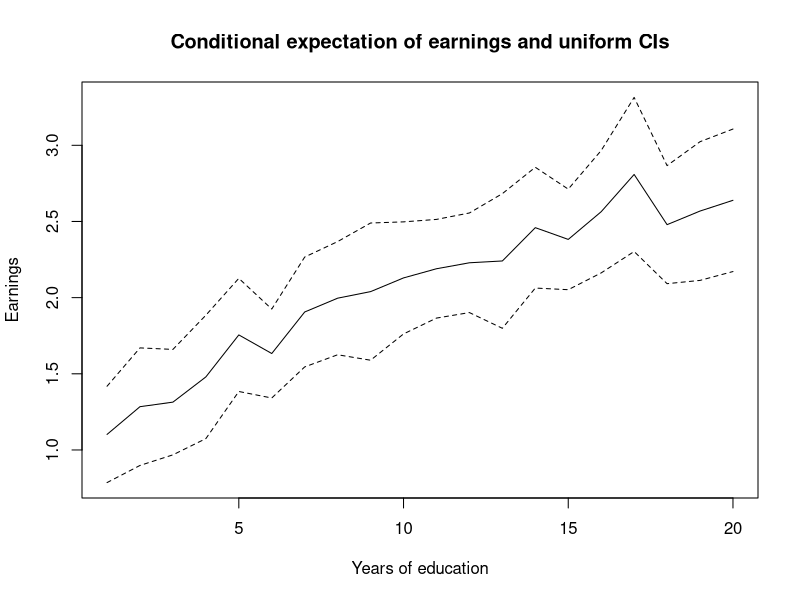

The R script that drew this image:
## ---- chunk 1
knitr::opts_chunk$set(echo = TRUE)
rm(list=ls())
## ---- chunk 2
#Package to use parallel computing inside the estimate_effect function: 
#the way I did will work in Unix (it won't parallelize in Windows)
library(parallel)

#Function to compute the Bounds under MTR and MTS of Manski and Pepper (2000). Takes as arguments:
# Treatment vec: a N x 1 vector with the treatment assigned to each unit in the sample:
# Values vec: a N x 1 vector with the outcome for each unit in the sample:
# Support treatment: the support of the treatment. Should be ordered in the direction the assumptions hold.
# Weight: weights for computing expectations. If NULL, all observations have equal weight.
# Obs: these functions do NOT accept missing. Discard missing before using
# Obs 2: function will return the upper bounds for an increase from support_treatment[j] to support_treatment[j+1],
# for j = 1,2 \ldots length(support_treatment)
estimate_effect <- function(treatment_vec, values_vec , support_treatment, weights = NULL)
{
  if(is.null(weights))
    weights = rep(1, length(treatment_vec))
  
  indices_treatment_vec = match(treatment_vec, support_treatment)
  
  results =mclapply(1:(length(support_treatment)-1), function(j){
    s = support_treatment[j]
    t = support_treatment[j+1]
    
    #Computing terms for the bound
    terms = sapply(1:(length(support_treatment)), function(j_prime){
      s_prime = j_prime
      
      keep_calc = indices_treatment_vec==j_prime
      
      cond_exp = sum(values_vec[keep_calc]*weights[keep_calc])/sum(weights[keep_calc])
      
      if((j_prime > j+1)|(j_prime<j))
      {
        prop = sum(weights[keep_calc])/sum(weights)
        
        value = (prop*cond_exp)*(1*(j_prime > j+1) -1*(j_prime < j))
      } else if(j_prime == j)
      {
        
        prop = sum(weights[indices_treatment_vec>=j_prime])/sum(weights)
        value = -prop*cond_exp
        
      } else if(j_prime == j+1)
      {
        prop = sum(weights[indices_treatment_vec<=j_prime])/sum(weights)
        value = prop*cond_exp
      }
      
      return(value)
    })
    #print(j)
    #print(terms)
    
    #Upper bound is sum of terms
    upper_bound =  sum(terms,na.rm = T)
    return(upper_bound)
    
  })
  results = do.call(c, results)
  return(results)
}
## ---- chunk 3
#Fake data: Effect of years of schooling on wages
set.seed(1234)

years_of_schooling = 1:20

#Sample size
N = 10000

#Creating data on years of schooling
data = data.frame("schooling" = sample(years_of_schooling, N, replace =T))
#Each person has weight 1
data$weight = 1

#Let's pretend data was sampled from Nfirms firms.
Nfirms = 200

firm_dataset = data.frame("firm_id" = 1:Nfirms)
firm_index = sample(firm_dataset$firm_id, N, replace = T)

data$firm_id = firm_index 
data$firm_weight = 1

#Now let's create the outcome. We will include a firm effect additively in the outcome

#Firm shock
firm_dataset$firm_shock = rchisq(Nfirms,1)

#Chi-squared firm shock
data_with_shock = merge(data,firm_dataset, by="firm_id", all.x = T, all.y = F)

data_with_shock$wage = sin(data_with_shock$schooling*0.5*pi/(max(years_of_schooling)))*exp(rnorm(N)) +
  data_with_shock$firm_shock

data = data_with_shock
data = data[,!colnames(data)%in%"firm_shock"]

#Let's introduce some missing data in the outcome (at random) just to showcase how the function works
data$wage[sample(N, 10, replace = F)] = NA

#Point estimate
point.est =  estimate_effect(data$schooling[!is.na(data$wage)],
                             data$wage[!is.na(data$wage)],
                             years_of_schooling,  weights = data$weight[!is.na(data$wage)] )

print(point.est)

## ---- chunk 4

#Creating dataset with firms to use in bootstrap
base_ind = aggregate(cbind("weight" = data$firm_weight), list("firm_id" = data$firm_id), FUN = mean)

values.bs = c()
for(ss in 1:100)
{
  print(ss)
  
  #Drawing firms
  sample.draw = sample(base_ind$firm_id, replace = T, prob = base_ind$weight)
  
  #Creating artificial dataset
  data.artificial = merge(cbind("firm_id" = sample.draw), data, by = "firm_id", all.x = T, all.y = F)
  
  #Computing estimate in bs sample
  point.est.bs =  estimate_effect(data.artificial$schooling[!is.na(data.artificial$wage)],
                                  data.artificial$wage[!is.na(data.artificial$wage)],
                                  years_of_schooling,  weights = data.artificial$weight[!is.na(data.artificial$wage)] )
  
  values.bs =rbind(values.bs, point.est.bs)
}

#Efron's Percentile method
lower.ci = apply(values.bs, 2, quantile, probs = 0.025)
upper.ci = apply(values.bs, 2, quantile, probs = 0.975)

#Using the fact that asymptotic distribution of estimator is normal
sd.bs = apply(values.bs, 2, sd)
lower.ci.normal =  point.est + qnorm(0.025)*sd.bs
upper.ci.normal =  point.est + qnorm(0.975)*sd.bs

#Percentile method - with recentering
lower.ci.recentering = 2*point.est - apply(values.bs, 2, quantile, probs = 0.975)
upper.ci.recentering = 2*point.est - apply(values.bs, 2, quantile, probs = 0.025)

print("No recentering")
print(lower.ci)
print(upper.ci)

print("Using that Asymptotic Distribution is Gaussian (in this case it is!!)")
print(lower.ci.normal)
print(upper.ci.normal)

print("Recentered")
print(lower.ci.recentering)
print(upper.ci.recentering)
## ---- chunk 5
library(lmtest)
library(sandwich)
library(car)
esp_condicional = lm(wage~-1+as.factor(schooling),data, weights = data$weight)
coeftest(esp_condicional, vcov. = vcovCL, cluster = data$firm_id)
variancia = vcovCL(esp_condicional, cluster = data$firm_id)

for(ano in years_of_schooling[1:(length(years_of_schooling)-1)])
{
  print(paste("Testing equality between conditional expectations of", ano, "and", ano+1, "years of education against alternative that", ano, "year is greater."))
  
  lin_vec = -1*(names(esp_condicional$coefficients)%in%paste("as.factor(schooling)",ano,sep=""))  +1*(names(esp_condicional$coefficients)%in%paste("as.factor(schooling)",ano+1,sep=""))
  tstat = lin_vec%*%esp_condicional$coefficients/sqrt(t(lin_vec)%*%variancia%*%lin_vec)
  print(paste("P-value is", pnorm(tstat)))
}



## ---- chunk 6
#Drawing from multivariate normal
library(mvtnorm)

#Computing d vector and D matrix
d = sqrt(diag(variancia))
D = diag(1/d)

confidence =  0.95
#Computing critical values via simulation
#1000 replications
sims = rmvnorm(1000, mean = rep(0,nrow(variancia)), D%*%variancia%*%D)
distr_stat =apply(sims, 1, function(x){max(abs(x))})

critical_value = quantile(distr_stat, confidence)

lower.ci.uniform = esp_condicional$coefficients - critical_value*d
upper.ci.uniform = esp_condicional$coefficients + critical_value*d

#Plotting
plot(years_of_schooling, esp_condicional$coefficients ,  ylim = c(min(lower.ci.uniform),max(upper.ci.uniform)), xlab = "Years of education", ylab = "Earnings", main = "Conditional expectation of earnings and uniform CIs",type = "l")

lines(years_of_schooling, lower.ci.uniform, lty = 2)
lines(years_of_schooling, upper.ci.uniform, lty = 2)
